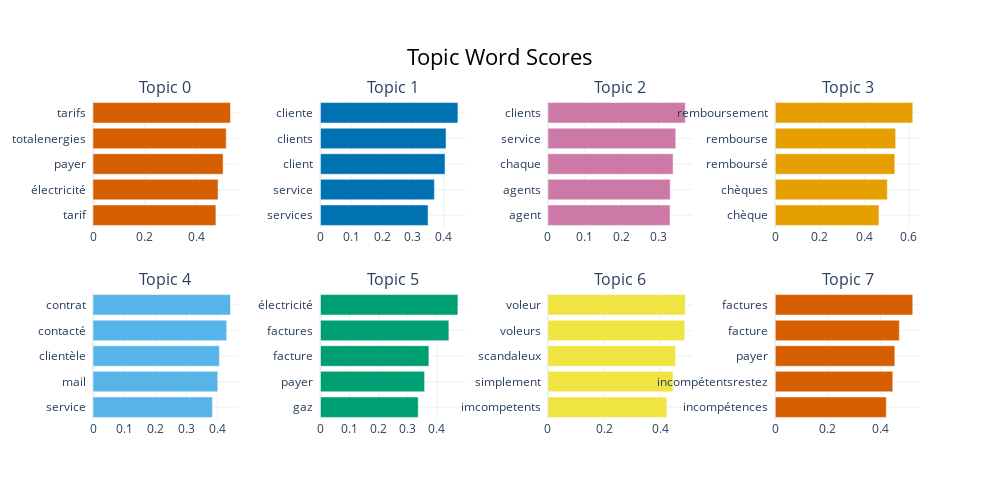

Notebook code for this chart:
### Markdown cell above
## Analyse Topics

### Code cell
# Get the list of topics
topic_model.visualize_barchart()

### Figure 1 — Plotly figure (JSON) as saved in the notebook; plotly's stock layout.template omitted (floating-point values rounded to 4 significant figures)
{"data": [{"marker": {"color": "#D55E00"}, "orientation": "h", "type": "bar", "x": [0.4736, 0.4819, 0.5014, 0.5132, 0.5298], "xaxis": "x", "y": ["tarif  ", "électricité  ", "payer  ", "totalenergies  ", "tarifs  "], "yaxis": "y"}, {"marker": {"color": "#0072B2"}, "orientation": "h", "type": "bar", "x": [0.3492, 0.3698, 0.4043, 0.4075, 0.4461], "xaxis": "x2", "y": ["services  ", "service  ", "client  ", "clients  ", "cliente  "], "yaxis": "y2"}, {"marker": {"color": "#CC79A7"}, "orientation": "h", "type": "bar", "x": [0.3322, 0.3326, 0.3404, 0.3477, 0.3737], "xaxis": "x3", "y": ["agent  ", "agents  ", "chaque  ", "service  ", "clients  "], "yaxis": "y3"}, {"marker": {"color": "#E69F00"}, "orientation": "h", "type": "bar", "x": [0.4653, 0.503, 0.5365, 0.5402, 0.6171], "xaxis": "x4", "y": ["chèque  ", "chèques  ", "remboursé  ", "rembourse  ", "remboursement  "], "yaxis": "y4"}, {"marker": {"color": "#56B4E9"}, "orientation": "h", "type": "bar", "x": [0.3839, 0.4012, 0.4064, 0.43, 0.4421], "xaxis": "x5", "y": ["service  ", "mail  ", "clientèle  ", "contacté  ", "contrat  "], "yaxis": "y5"}, {"marker": {"color": "#009E73"}, "orientation": "h", "type": "bar", "x": [0.3356, 0.3575, 0.3723, 0.4408, 0.4718], "xaxis": "x6", "y": ["gaz  ", "payer  ", "facture  ", "factures  ", "électricité  "], "yaxis": "y6"}, {"marker": {"color": "#F0E442"}, "orientation": "h", "type": "bar", "x": [0.4236, 0.4453, 0.4549, 0.4871, 0.4891], "xaxis": "x7", "y": ["imcompetents  ", "simplement  ", "scandaleux  ", "voleurs  ", "voleur  "], "yaxis": "y7"}, {"marker": {"color": "#D55E00"}, "orientation": "h", "type": "bar", "x": [0.4216, 0.4465, 0.4542, 0.4713, 0.5223], "xaxis": "x8", "y": ["incompétences  ", "incompétentsrestez  ", "payer  ", "facture  ", "factures  "], "yaxis": "y8"}], "layout": {"annotations": [{"font": {"size": 16}, "showarrow": false, "text": "Topic 0", "x": 0.0875, "xanchor": "center", "xref": "paper", "y": 1, "yanchor": "bottom", "yref": "paper"}, {"font": {"size": 16}, "showarrow": false, "text": "Topic 1", "x": 0.3625, "xanchor": "center", "xref": "paper", "y": 1, "yanchor": "bottom", "yref": "paper"}, {"font": {"size": 16}, "showarrow": false, "text": "Topic 2", "x": 0.6375, "xanchor": "center", "xref": "paper", "y": 1, "yanchor": "bottom", "yref": "paper"}, {"font": {"size": 16}, "showarrow": false, "text": "Topic 3", "x": 0.9125, "xanchor": "center", "xref": "paper", "y": 1, "yanchor": "bottom", "yref": "paper"}, {"font": {"size": 16}, "showarrow": false, "text": "Topic 4", "x": 0.0875, "xanchor": "center", "xref": "paper", "y": 0.4, "yanchor": "bottom", "yref": "paper"}, {"font": {"size": 16}, "showarrow": false, "text": "Topic 5", "x": 0.3625, "xanchor": "center", "xref": "paper", "y": 0.4, "yanchor": "bottom", "yref": "paper"}, {"font": {"size": 16}, "showarrow": false, "text": "Topic 6", "x": 0.6375, "xanchor": "center", "xref": "paper", "y": 0.4, "yanchor": "bottom", "yref": "paper"}, {"font": {"size": 16}, "showarrow": false, "text": "Topic 7", "x": 0.9125, "xanchor": "center", "xref": "paper", "y": 0.4, "yanchor": "bottom", "yref": "paper"}], "height": 500, "hoverlabel": {"bgcolor": "white", "font": {"family": "Rockwell", "size": 16}}, "showlegend": false, "title": {"font": {"color": "Black", "size": 22}, "text": "Topic Word Scores", "x": 0.5, "xanchor": "center", "yanchor": "top"}, "width": 1000, "xaxis": {"anchor": "y", "domain": [0, 0.175], "showgrid": true}, "xaxis2": {"anchor": "y2", "domain": [0.275, 0.45], "showgrid": true}, "xaxis3": {"anchor": "y3", "domain": [0.55, 0.725], "showgrid": true}, "xaxis4": {"anchor": "y4", "domain": [0.825, 1], "showgrid": true}, "xaxis5": {"anchor": "y5", "domain": [0, 0.175], "showgrid": true}, "xaxis6": {"anchor": "y6", "domain": [0.275, 0.45], "showgrid": true}, "xaxis7": {"anchor": "y7", "domain": [0.55, 0.725], "showgrid": true}, "xaxis8": {"anchor": "y8", "domain": [0.825, 1], "showgrid": true}, "yaxis": {"anchor": "x", "domain": [0.6, 1], "showgrid": true}, "yaxis2": {"anchor": "x2", "domain": [0.6, 1], "showgrid": true}, "yaxis3": {"anchor": "x3", "domain": [0.6, 1], "showgrid": true}, "yaxis4": {"anchor": "x4", "domain": [0.6, 1], "showgrid": true}, "yaxis5": {"anchor": "x5", "domain": [0, 0.4], "showgrid": true}, "yaxis6": {"anchor": "x6", "domain": [0, 0.4], "showgrid": true}, "yaxis7": {"anchor": "x7", "domain": [0, 0.4], "showgrid": true}, "yaxis8": {"anchor": "x8", "domain": [0, 0.4], "showgrid": true}}}
